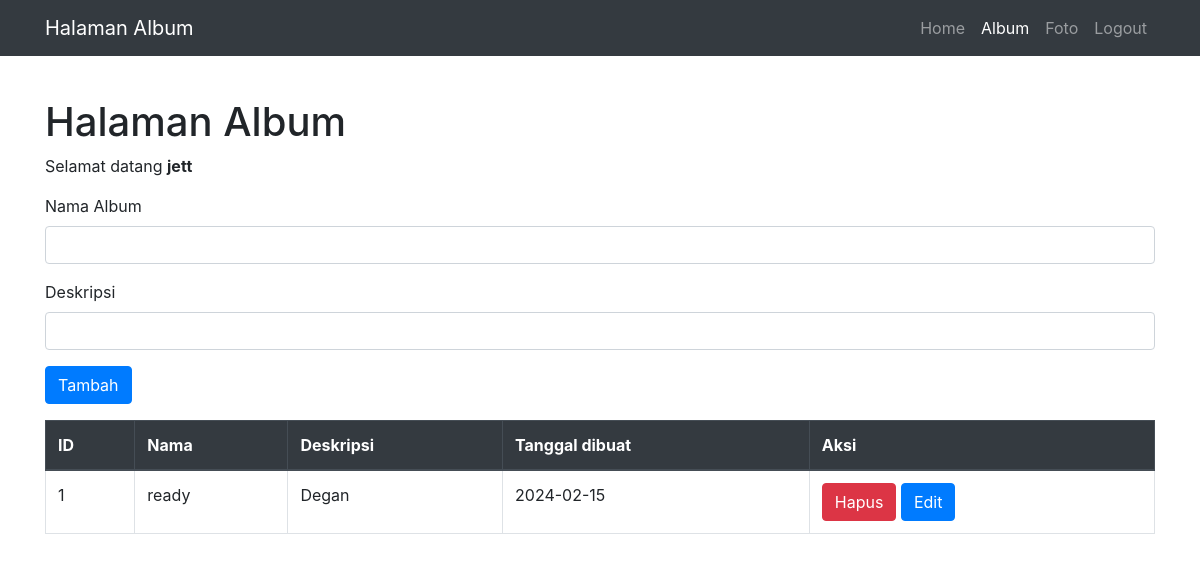
Page /gallery-master/album.php (signed in) on the committed database.
### tables this page shows
CREATE TABLE `album` (
  `albumid` int(11) NOT NULL,
  `namaalbum` varchar(255) NOT NULL,
  `deskripsi` text NOT NULL,
  `tanggaldibuat` date NOT NULL,
  `userid` int(11) NOT NULL
);

### gallery-master/album.php (the view, shortened to what this page needs)
<!DOCTYPE html>
<html lang="en">
<head>
    <link href="https://stackpath.bootstrapcdn.com/bootstrap/4.5.2/css/bootstrap.min.css" rel="stylesheet">
</head>
<body>
    <nav class="navbar navbar-expand-lg navbar-dark bg-dark fixed-top">
        <div class="container">
            <a class="navbar-brand" href="#">Halaman Album</a>
            <div class="collapse navbar-collapse" id="navbarNav">
                <ul class="navbar-nav ml-auto">
                    <li class="nav-item">
                        <a class="nav-link" href="index.php">Home</a>
                    </li>
                    <li class="nav-item active">
                        <a class="nav-link" href="album.php">Album</a>
                    </li>
                    <li class="nav-item">
                        <a class="nav-link" href="foto.php">Foto</a>
                    </li>
                    <li class="nav-item">
                        <a class="nav-link" href="logout.php">Logout</a>
                    </li>
                </ul>
            </div>
        </div>
    </nav>
    <div class="container mt-5">
        <h1>Halaman Album</h1>
        <p>Selamat datang <b><?=$_SESSION['namalengkap']?></b></p>
        <form action="tambah_album.php" method="post" class="mb-3">
            <div class="form-group">
                <label for="namaalbum">Nama Album</label>
                <input type="text" class="form-control" id="namaalbum" name="namaalbum">
            </div>
            <div class="form-group">
                <label for="deskripsi">Deskripsi</label>
                <input type="text" class="form-control" id="deskripsi" name="deskripsi">
            </div>
            <button type="submit" class="btn btn-primary">Tambah</button>
        </form>
        <table class="table table-bordered">
            <thead class="thead-dark">
                <tr>
                    <th>ID</th>
                    <th>Nama</th>
                    <th>Deskripsi</th>
                    <th>Tanggal dibuat</th>
                    <th>Aksi</th>
                </tr>
            </thead>
            <tbody>
                <?php
                    include "koneksi.php";
                    $userid=$_SESSION['userid'];
                    $sql=mysqli_query($conn,"select * from album where userid='$userid'");
                    $nomor=1;
                    while($data=mysqli_fetch_array($sql)){
                ?>
                        <tr>
                            <td><?=$nomor++?></td>
                            <td><?=$data['namaalbum']?></td>
                            <td><?=$data['deskripsi']?></td>
                            <td><?=$data['tanggaldibuat']?></td>
                            <td>
                                <a href="hapus_album.php?albumid=<?=$data['albumid']?>" class="btn btn-danger">Hapus</a>
                                <a href="edit_album.php?albumid=<?=$data['albumid']?>" class="btn btn-primary">Edit</a>
                            </td>
                        </tr>
                <?php
                    }
                ?>
            </tbody>
        </table>
    </div>
</body>
</html>

### gallery-master/album.php (style rules this page uses)
body { padding-top: 50px; }

### rows in the picture
album: namaalbum "ready", deskripsi "Degan", tanggaldibuat "2024-02-15"

### other values in the picture
$_SESSION['namalengkap'] "jett"
